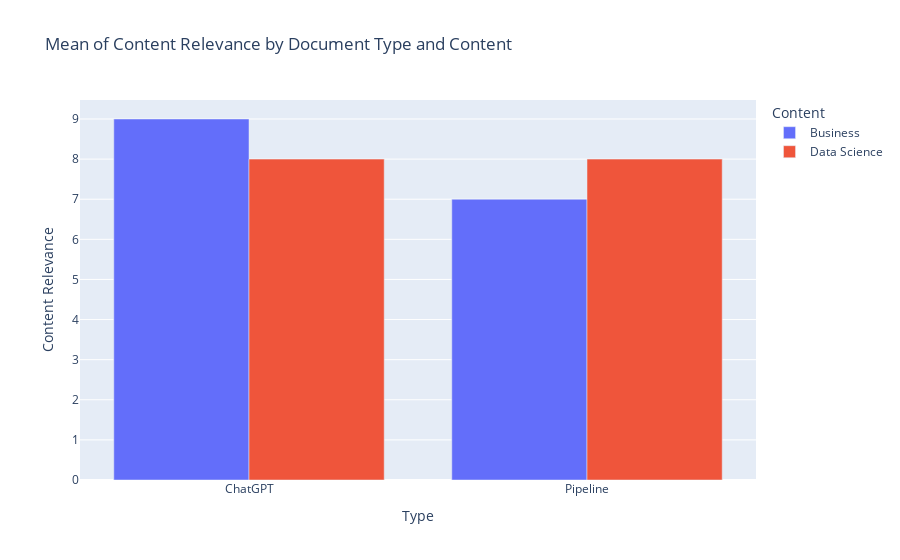

The notebook cell saved with this chart:
### Code cell
fig = px.bar(df_grouped, x='Type', y='Content Relevance', color='Content', barmode='group', title='Mean of Content Relevance by Document Type and Content')

fig.show()

### Figure 1 — Plotly figure (JSON) as saved in the notebook; plotly's stock layout.template omitted (floating-point values rounded to 4 significant figures)
{"data": [{"alignmentgroup": "True", "hovertemplate": "Content=Business<br>Type=%{x}<br>Content Relevance=%{y}<extra></extra>", "legendgroup": "Business", "marker": {"color": "#636efa", "pattern": {"shape": ""}}, "name": "Business", "offsetgroup": "Business", "orientation": "v", "showlegend": true, "textposition": "auto", "type": "bar", "x": ["ChatGPT", "Pipeline"], "xaxis": "x", "y": [9, 7], "yaxis": "y"}, {"alignmentgroup": "True", "hovertemplate": "Content=Data Science<br>Type=%{x}<br>Content Relevance=%{y}<extra></extra>", "legendgroup": "Data Science", "marker": {"color": "#EF553B", "pattern": {"shape": ""}}, "name": "Data Science", "offsetgroup": "Data Science", "orientation": "v", "showlegend": true, "textposition": "auto", "type": "bar", "x": ["ChatGPT", "Pipeline"], "xaxis": "x", "y": [8, 8], "yaxis": "y"}], "layout": {"barmode": "group", "legend": {"title": {"text": "Content"}, "tracegroupgap": 0}, "title": {"text": "Mean of Content Relevance by Document Type and Content"}, "xaxis": {"anchor": "y", "domain": [0, 1], "title": {"text": "Type"}}, "yaxis": {"anchor": "x", "domain": [0, 1], "title": {"text": "Content Relevance"}}}}
